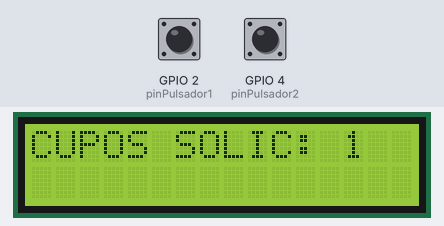
A sketch run on a simulated ESP32. Shown: 16×2 character LCD. The test bench sets the inputs (shaded band); at power-on: GPIO 4 (pinPulsador2) HIGH, GPIO 2 (pinPulsador1) HIGH. WiFi joins after 1.5 s; servers stay silent unless stated; what the sketch prints to the serial monitor is not drawn.

Above: at 2.7 s.
2.8 s: GPIO 4 (pinPulsador2) pulled LOW for 0.15 s
At 3.0 s:
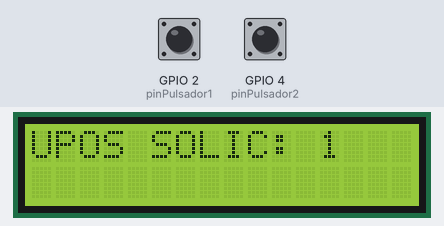
7.0 s: GPIO 4 (pinPulsador2) pulled LOW for 0.15 s
At 7.27 s:
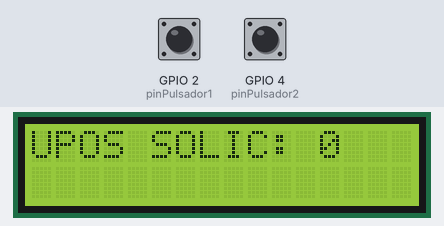
7.7 s: GPIO 2 (pinPulsador1) pulled LOW for 1 s
9.3 s: GPIO 4 (pinPulsador2) pulled LOW for 1 s
At 10.38 s:
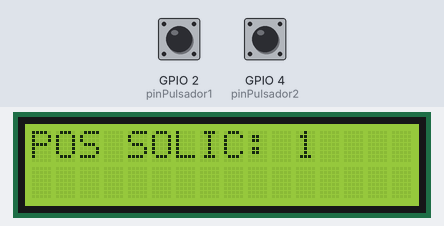
10.9 s: GPIO 4 (pinPulsador2) pulled LOW for 0.15 s
15.1 s: GPIO 4 (pinPulsador2) pulled LOW for 1 s
At 15.61 s:
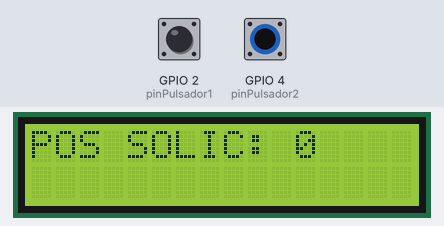
Timing chart, 0 to 18.1 s (numbered marks = the images above; inputs shaded):
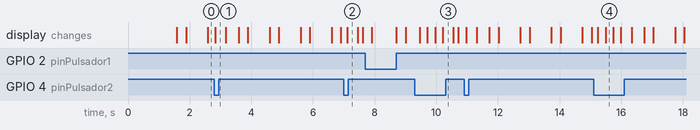

Measured:
- after the input at 7.0 s, the display: changes after 0.11 s (image 2)
- after the input at 9.3 s, the display: first changes after 0.17 s (image 3 shows a later state)

The sketch:

CODI2PULSADESPL.ino
```cpp
//CÓDIGO PROYECTO ARQUITECTURA DOS PULSADORES CON DESPLAZAMIENTO DE PANTALLA
#include <WiFi.h>
#include <LiquidCrystal.h>
#include <WebSocketsServer.h>

IPAddress staticIP(172, 20, 10, 3);  // Dirección IP estática iPhone
IPAddress gateway(172, 20, 10, 1);    // Dirección IP de la puerta de enlace de la red
IPAddress subnet(255, 255, 255, 0);   // Máscara de subred de la red
IPAddress dns(8, 8, 8, 8);           // Servidor DNS (se puede usar 8.8.8.8 de Google)

LiquidCrystal lcd(22, 23, 5, 18, 19, 21);
WebSocketsServer webSocket = WebSocketsServer(81);

const char* ssid = "iPhone";
const char* password = "0123456789";

const int pinPulsador1 = 2;
const int pinPulsador2 = 4; // Pin del segundo pulsador

int contador = 0;
unsigned long tiempoUltimaPulsacion = 0;
bool botonBloqueado = false;

unsigned long tiempoBloqueoBoton = 1000; // 1 segundos en milisegundos
unsigned long tiempoUltimoScroll = 0; // Tiempo de la última actualización del scroll
unsigned long intervaloScroll = 250; // Intervalo de desplazamiento en milisegundos

void conectarWiFi() {
    lcd.clear();
    lcd.setCursor(0, 0);
    lcd.print("Conectando WiFi");
    WiFi.begin(ssid, password);
    while (WiFi.status() != WL_CONNECTED) {
        delay(250);
    }
    Serial.println("WiFi connected");
    Serial.print("IP address: ");
    Serial.println(WiFi.localIP());
    lcd.clear();
    lcd.setCursor(0, 0);
    lcd.print("Conectado WiFi");
}

void reiniciarContador() {
    contador = 0;
    lcd.clear();
    lcd.setCursor(0, 0);
    lcd.print("CUPOS SOLIC: ");
    lcd.print(contador);
    sendWebSocketData(); // Envía el valor actualizado a la página web
}

void eliminarDatos() {
    reiniciarContador(); // Reutilizamos la función reiniciarContador()
}

void sendWebSocketData() {
    String message = String(contador);
    webSocket.broadcastTXT(message);
}

void webSocketEvent(uint8_t num, WStype_t type, uint8_t * payload, size_t length) {

}

void setup() {
    Serial.begin(115200);
    lcd.begin(16, 2);
    conectarWiFi();
    webSocket.begin();
    webSocket.onEvent(webSocketEvent);
    reiniciarContador();

    pinMode(pinPulsador1, INPUT_PULLUP);
    pinMode(pinPulsador2, INPUT_PULLUP); // Configura el pin del segundo pulsador como entrada
}

void loop() {
    webSocket.loop(); // Maneja eventos WebSocket

    unsigned long tiempoActual = millis();

    // Manejar la pulsación del primer pulsador
    if (!botonBloqueado && digitalRead(pinPulsador1) == HIGH) {
        botonBloqueado = true;
        tiempoUltimaPulsacion = tiempoActual;
        contador++;
        lcd.clear();
        lcd.setCursor(0, 0);
        lcd.print("CUPOS SOLIC: ");
        lcd.print(contador);
        delay(250); // Pausa para evitar rebotes
        sendWebSocketData(); // Envía el valor actualizado a la página web
    }

    // Manejar la pulsación del segundo pulsador
    if (digitalRead(pinPulsador2) == HIGH) { // Comprueba si se presionó el segundo pulsador
        eliminarDatos(); // Llama a la función para eliminar los datos
    }

    // Desbloquear el botón después del tiempo de bloqueo
    if (botonBloqueado && tiempoActual - tiempoUltimaPulsacion >= tiempoBloqueoBoton) {
        botonBloqueado = false;
    }

    // Desplazar el texto en el LCD
    if (tiempoActual - tiempoUltimoScroll >= intervaloScroll) {
        lcd.scrollDisplayLeft();
        tiempoUltimoScroll = tiempoActual;
    }
}
```
